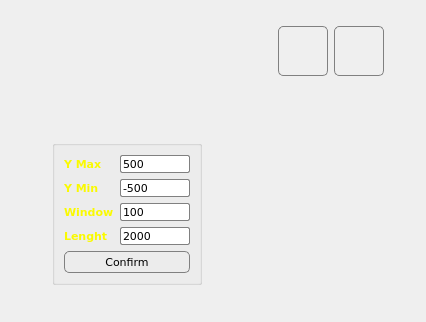
     <widget class="QCustomPlot" name="GRAPH" native="true">
      <property name="font">
       <font>
        <family>Verdana</family>
        <pointsize>8</pointsize>
       </font>
      </property>
      <layout class="QGridLayout" name="gridLayout_2">
       <item row="1" column="7">
        <widget class="QPushButton" name="ZOOM">
         <property name="minimumSize">
          <size>
           <width>50</width>
           <height>50</height>
          </size>
         </property>
         <property name="maximumSize">
          <size>
           <width>50</width>
           <height>50</height>
          </size>
         </property>
         <property name="font">
          <font>
           <family>Verdana</family>
           <pointsize>8</pointsize>
          </font>
         </property>
         <property name="styleSheet">
          <string notr="true"> QPushButton {
color: #000000;
 background-color: qlineargradient(x1: 0, y1: 0, x2: 0, y2: 1,
                                   stop: 0 #FFFFFF, stop: 1 #BBBBBB);
 border: 0.5px solid gray;
 border-radius: 5px;
 margin-top: 1ex; 
}
QPushButton:hover  {
    background-color: qlineargradient(x1: 0, y1: 0, x2: 0, y2: 1,
                                   stop: 0 #CCCCCC, stop: 1 #999999);
}
QPushButton:pressed {
	 background-color: qlineargradient(x1: 0, y1: 0, x2: 0, y2: 1,
                                   stop: 0 #999999, stop: 1 #999999);
}
</string>
         </property>
         <property name="text">
          <string/>
         </property>
         <property name="icon">
          <iconset>
           <normaloff>:/ico/ico/zoom.png</normaloff>:/ico/ico/zoom.png</iconset>
         </property>
         <property name="iconSize">
          <size>
           <width>40</width>
           <height>40</height>
          </size>
         </property>
        </widget>
       </item>
       <item row="5" column="1">
        <widget class="QGroupBox" name="CONF_SCALE">
         <property name="minimumSize">
          <size>
           <width>150</width>
           <height>0</height>
          </size>
         </property>
         <property name="maximumSize">
          <size>
           <width>150</width>
           <height>16777215</height>
          </size>
         </property>
         <property name="font">
          <font>
           <family>Verdana</family>
           <pointsize>8</pointsize>
          </font>
         </property>
         <property name="title">
          <string/>
         </property>
         <layout class="QGridLayout" name="gridLayout_3">
          <item row="3" column="1">
           <widget class="QLineEdit" name="YMIN">
            <property name="minimumSize">
             <size>
              <width>70</width>
              <height>0</height>
             </size>
            </property>
            <property name="maximumSize">
             <size>
              <width>70</width>
              <height>16777215</height>
             </size>
            </property>
            <property name="font">
             <font>
              <family>Verdana</family>
              <pointsize>8</pointsize>
             </font>
            </property>
            <property name="styleSheet">
             <string notr="true"> QLineEdit {
 color: #000000;
 background-color: qlineargradient(x1: 0, y1: 0, x2: 0, y2: 1,
                                   stop: 0 #FFFFFF, stop: 1 #EEEEEE);
 border: 0.5px solid gray;
 border-radius: 2px;
}

QLineEdit:hover  {
    background-color: qlineargradient(x1: 0, y1: 0, x2: 0, y2: 1,
                                   stop: 0 #EEEEEE, stop: 1 #AAAAAA);
}</string>
            </property>
            <property name="text">
             <string>-500</string>
            </property>
           </widget>
          </item>
          <item row="3" column="0">
           <widget class="QLabel" name="label_10">
            <property name="font">
             <font>
              <family>Verdana</family>
              <pointsize>8</pointsize>
              <weight>75</weight>
              <bold>true</bold>
             </font>
            </property>
            <property name="styleSheet">
             <string notr="true">color: rgb(250,250, 0)</string>
            </property>
            <property name="text">
             <string>Y Min</string>
            </property>
           </widget>
          </item>
          <item row="5" column="0">
           <widget class="QLabel" name="label_11">
            <property name="font">
             <font>
              <family>Verdana</family>
              <pointsize>8</pointsize>
              <weight>75</weight>
              <bold>true</bold>
             </font>
            </property>
            <property name="styleSheet">
             <string notr="true">color: rgb(250,250, 0)</string>
            </property>
            <property name="text">
             <string>Lenght</string>
            </property>
           </widget>
          </item>
          <item row="6" column="0" colspan="2">
           <widget class="QPushButton" name="SCALE">
            <property name="minimumSize">
             <size>
              <width>0</width>
              <height>22</height>
             </size>
            </property>
            <property name="maximumSize">
             <size>
              <width>16777215</width>
              <height>22</height>
             </size>
            </property>
            <property name="font">
             <font>
              <family>Verdana</family>
              <pointsize>8</pointsize>
             </font>
            </property>
            <property name="styleSheet">
             <string notr="true"> QPushButton {
color: #000000;
 background-color: qlineargradient(x1: 0, y1: 0, x2: 0, y2: 1,
                                   stop: 0 #FFFFFF, stop: 1 #BBBBBB);
 border: 0.5px solid gray;
 border-radius: 5px;
}
QPushButton:hover  {
    background-color: qlineargradient(x1: 0, y1: 0, x2: 0, y2: 1,
                                   stop: 0 #CCCCCC, stop: 1 #999999);
}
QPushButton:pressed {
	 background-color: qlineargradient(x1: 0, y1: 0, x2: 0, y2: 1,
                                   stop: 0 #999999, stop: 1 #999999);
}
</string>
            </property>
            <property name="text">
             <string>Confirm</string>
            </property>
           </widget>
          </item>
          <item row="5" column="1">
           <widget class="QLineEdit" name="LENGHT">
            <property name="minimumSize">
             <size>
              <width>70</width>
              <height>0</height>
             </size>
            </property>
            <property name="maximumSize">
             <size>
              <width>70</width>
              <height>16777215</height>
             </size>
            </property>
            <property name="font">
             <font>
              <family>Verdana</family>
              <pointsize>8</pointsize>
             </font>
            </property>
            <property name="styleSheet">
             <string notr="true"> QLineEdit {
 color: #000000;
 background-color: qlineargradient(x1: 0, y1: 0, x2: 0, y2: 1,
                                   stop: 0 #FFFFFF, stop: 1 #EEEEEE);
 border: 0.5px solid gray;
 border-radius: 2px;
}

QLineEdit:hover  {
    background-color: qlineargradient(x1: 0, y1: 0, x2: 0, y2: 1,
                                   stop: 0 #EEEEEE, stop: 1 #AAAAAA);
}</string>
            </property>
            <property name="text">
             <string>2000</string>
            </property>
           </widget>
          </item>
          <item row="1" column="1">
           <widget class="QLineEdit" name="YMAX">
            <property name="minimumSize">
             <size>
              <width>70</width>
              <height>0</height>
             </size>
            </property>
            <property name="maximumSize">
             <size>
              <width>70</width>
              <height>16777215</height>
             </size>
            </property>
            <property name="font">
             <font>
              <family>Verdana</family>
              <pointsize>8</pointsize>
             </font>
            </property>
            <property name="styleSheet">
             <string notr="true"> QLineEdit {
 color: #000000;
 background-color: qlineargradient(x1: 0, y1: 0, x2: 0, y2: 1,
                                   stop: 0 #FFFFFF, stop: 1 #EEEEEE);
 border: 0.5px solid gray;
 border-radius: 2px;
}

QLineEdit:hover  {
    background-color: qlineargradient(x1: 0, y1: 0, x2: 0, y2: 1,
                                   stop: 0 #EEEEEE, stop: 1 #AAAAAA);
}</string>
            </property>
            <property name="text">
             <string>500</string>
            </property>
           </widget>
          </item>
          <item row="1" column="0">
           <widget class="QLabel" name="label_9">
            <property name="font">
             <font>
              <family>Verdana</family>
              <pointsize>8</pointsize>
              <weight>75</weight>
              <bold>true</bold>
             </font>
            </property>
            <property name="styleSheet">
             <string notr="true">color: rgb(250,250, 0)</string>
            </property>
            <property name="text">
             <string>Y Max</string>
            </property>
           </widget>
          </item>
          <item row="4" column="0">
           <widget class="QLabel" name="label_12">
            <property name="font">
             <font>
              <family>Verdana</family>
              <pointsize>8</pointsize>
              <weight>75</weight>
              <bold>true</bold>
             </font>
            </property>
            <property name="styleSheet">
             <string notr="true">color: rgb(250,250, 0)</string>
            </property>
            <property name="text">
             <string>Window</string>
            </property>
           </widget>
          </item>
          <item row="4" column="1">
           <widget class="QLineEdit" name="INTERVAL">
            <property name="minimumSize">
             <size>
              <width>70</width>
              <height>0</height>
             </size>
            </property>
            <property name="maximumSize">
             <size>
              <width>70</width>
              <height>16777215</height>
             </size>
            </property>
            <property name="font">
             <font>
              <family>Verdana</family>
              <pointsize>8</pointsize>
             </font>
            </property>
            <property name="styleSheet">
             <string notr="true"> QLineEdit {
 color: #000000;
 background-color: qlineargradient(x1: 0, y1: 0, x2: 0, y2: 1,
                                   stop: 0 #FFFFFF, stop: 1 #EEEEEE);
 border: 0.5px solid gray;
 border-radius: 2px;
}

QLineEdit:hover  {
    background-color: qlineargradient(x1: 0, y1: 0, x2: 0, y2: 1,
                                   stop: 0 #EEEEEE, stop: 1 #AAAAAA);
}</string>
            </property>
            <property name="text">
             <string>100</string>
            </property>
           </widget>
          </item>
         </layout>
        </widget>
       </item>
       <item row="6" column="1">
        <spacer name="verticalSpacer">
         <property name="font">
          <font>
           <family>Verdana</family>
           <pointsize>8</pointsize>
          </font>
         </property>
         <property name="orientation">
          <enum>Qt::Vertical</enum>
         </property>
         <property name="sizeType">
          <enum>QSizePolicy::Fixed</enum>
         </property>
         <property name="sizeHint" stdset="0">
          <size>
           <width>20</width>
           <height>20</height>
          </size>
         </property>
        </spacer>
       </item>
       <item row="5" column="0">
        <spacer name="horizontalSpacer_4">
         <property name="font">
          <font>
           <family>Verdana</family>
           <pointsize>8</pointsize>
          </font>
         </property>
         <property name="orientation">
          <enum>Qt::Horizontal</enum>
         </property>
         <property name="sizeType">
          <enum>QSizePolicy::Fixed</enum>
         </property>
         <property name="sizeHint" stdset="0">
          <size>
           <width>35</width>
           <height>20</height>
          </size>
         </property>
        </spacer>
       </item>
       <item row="3" column="2" rowspan="3">
        <spacer name="horizontalSpacer_2">
         <property name="font">
          <font>
           <family>Verdana</family>
           <pointsize>8</pointsize>
          </font>
         </property>
         <property name="orientation">
          <enum>Qt::Horizontal</enum>
         </property>
         <property name="sizeHint" stdset="0">
          <size>
           <width>40</width>
           <height>20</height>
          </size>
         </property>
        </spacer>
       </item>
       <item row="0" column="0" colspan="10">
        <spacer name="verticalSpacer_2">
         <property name="font">
          <font>
           <family>Verdana</family>
           <pointsize>8</pointsize>
          </font>
         </property>
         <property name="orientation">
          <enum>Qt::Vertical</enum>
         </property>
         <property name="sizeType">
          <enum>QSizePolicy::Fixed</enum>
         </property>
         <property name="sizeHint" stdset="0">
          <size>
           <width>10</width>
           <height>15</height>
          </size>
         </property>
        </spacer>
       </item>
       <item row="1" column="8">
        <widget class="QPushButton" name="CLEAR">
         <property name="minimumSize">
          <size>
           <width>50</width>
           <height>50</height>
          </size>
         </property>
         <property name="maximumSize">
          <size>
           <width>50</width>
           <height>50</height>
          </size>
         </property>
         <property name="font">
          <font>
           <family>Verdana</family>
           <pointsize>8</pointsize>
          </font>
         </property>
         <property name="styleSheet">
          <string notr="true"> QPushButton {
color: #000000;
 background-color: qlineargradient(x1: 0, y1: 0, x2: 0, y2: 1,
                                   stop: 0 #FFFFFF, stop: 1 #BBBBBB);
 border: 0.5px solid gray;
 border-radius: 5px;
 margin-top: 1ex; 
}
QPushButton:hover  {
    background-color: qlineargradient(x1: 0, y1: 0, x2: 0, y2: 1,
                                   stop: 0 #CCCCCC, stop: 1 #999999);
}
QPushButton:pressed {
	 background-color: qlineargradient(x1: 0, y1: 0, x2: 0, y2: 1,
                                   stop: 0 #999999, stop: 1 #999999);
}
</string>
         </property>
         <property name="text">
          <string/>
         </property>
         <property name="icon">
          <iconset>
           <normaloff>:/ico/ico/clear.png</normaloff>:/ico/ico/clear.png</iconset>
         </property>
         <property name="iconSize">
          <size>
           <width>40</width>
           <height>40</height>
          </size>
         </property>
        </widget>
       </item>
       <item row="2" column="6" colspan="3">
        <spacer name="verticalSpacer_4">
         <property name="font">
          <font>
           <family>Verdana</family>
           <pointsize>8</pointsize>
          </font>
         </property>
         <property name="orientation">
          <enum>Qt::Vertical</enum>
         </property>
         <property name="sizeHint" stdset="0">
          <size>
           <width>20</width>
           <height>40</height>
          </size>
         </property>
        </spacer>
       </item>
       <item row="1" column="9" rowspan="6">
        <spacer name="horizontalSpacer_3">
         <property name="font">
          <font>
           <family>Verdana</family>
           <pointsize>8</pointsize>
          </font>
         </property>
         <property name="orientation">
          <enum>Qt::Horizontal</enum>
         </property>
         <property name="sizeType">
          <enum>QSizePolicy::Fixed</enum>
         </property>
         <property name="sizeHint" stdset="0">
          <size>
           <width>25</width>
           <height>20</height>
          </size>
         </property>
        </spacer>
       </item>
      </layout>
     </widget>
